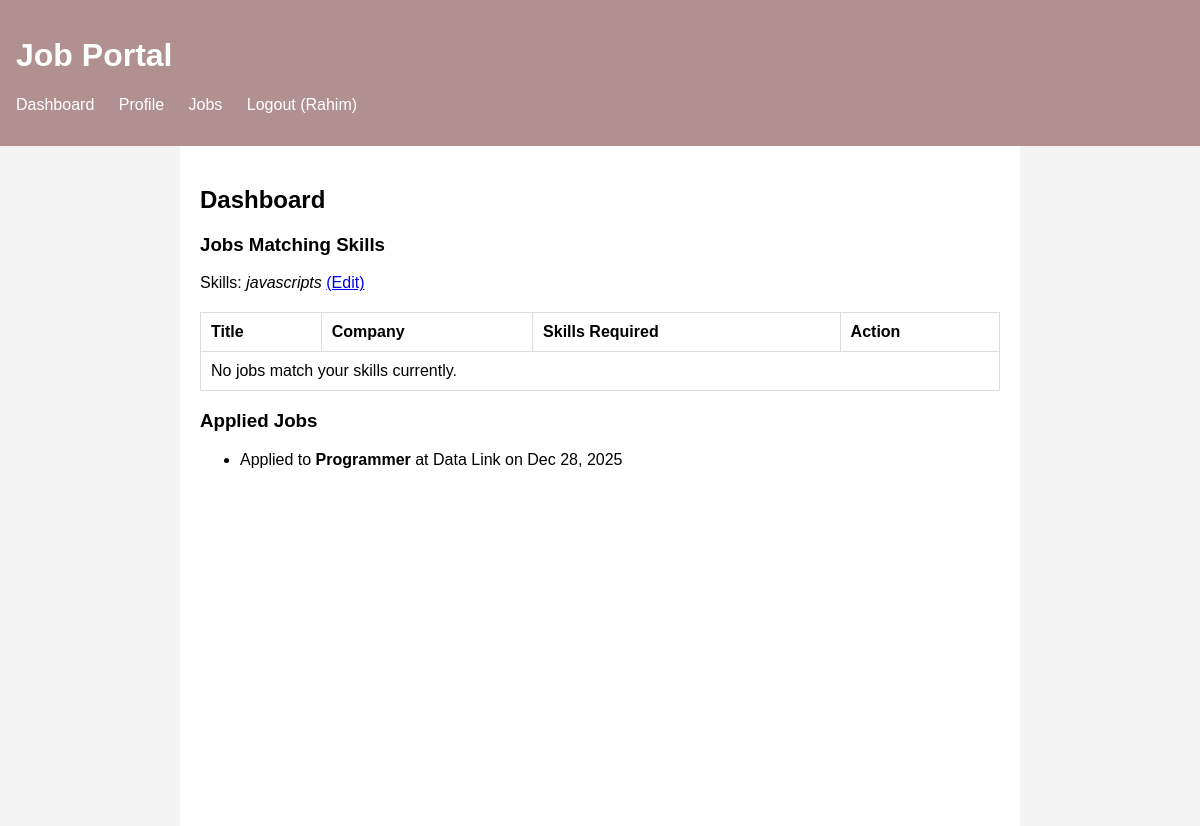
/dashboard/ (signed in), run on the app's committed database.
### jobapp/models.py (models this page shows, shortened)
class CustomUser(AbstractUser):
    user_type = models.CharField(max_length=20, choices=USER_TYPE_CHOICES)
    company_name = models.CharField(max_length=100, blank=True, null=True)
    skills = models.TextField(blank=True, null=True)
    resume = models.FileField(upload_to='resumes/', blank=True, null=True)

class Application(models.Model):
    job = models.ForeignKey(Job, on_delete=models.CASCADE, related_name='applications')
    applicant = models.ForeignKey(settings.AUTH_USER_MODEL, on_delete=models.CASCADE, related_name='applications')
    applied_at = models.DateTimeField(auto_now_add=True)

class Job(models.Model):
    recruiter = models.ForeignKey(settings.AUTH_USER_MODEL, on_delete=models.CASCADE, related_name='jobs')
    title = models.CharField(max_length=100)
    number_of_openings = models.IntegerField()
    category = models.CharField(max_length=100)
    description = models.TextField()
    skills_required = models.TextField()
    created_at = models.DateTimeField(auto_now_add=True)

### jobapp/views.py (the view)
# urls.py: path('dashboard/', views.dashboard, name='dashboard'),
@login_required
def dashboard(request):
    user = request.user
    context = {}
    if user.user_type == 'recruiter':
        jobs_posted = Job.objects.filter(recruiter=user)
        context['jobs_posted'] = jobs_posted
    else:
        user_skills = [s.strip().lower() for s in (user.skills or "").split(',') if s.strip()]
        matched_jobs = []
        if user_skills:
            all_jobs = Job.objects.all()
            for job in all_jobs:
                job_skills = [s.strip().lower() for s in job.skills_required.split(',')]
                if any(skill in job_skills for skill in user_skills):
                    matched_jobs.append(job)
        context['matched_jobs'] = matched_jobs
        context['applied_jobs'] = Application.objects.filter(applicant=user)
    return render(request, 'portal/dashboard.html', context)

### jobapp/templates/portal/dashboard.html
{% extends 'base.html' %}
{% block content %}
<h2>Dashboard</h2>
{% if user.user_type == 'recruiter' %}
    <h3>Posted Jobs</h3>
    <table>
        <thead>
            <tr>
                <th>Title</th>
                <th>Applications</th>
                <th>Date Posted</th>
            </tr>
        </thead>
        <tbody>
            {% for job in jobs_posted %}
            <tr>
                <td>{{ job.title }}</td>
                <td>{{ job.applications.count }}</td>
                <td>{{ job.created_at|date:"M d, Y" }}</td>
            </tr>
            {% empty %}
            <tr><td colspan="3">haven't posted any jobs yet.</td></tr>
            {% endfor %}
        </tbody>
    </table>
    <br>
    <a href="{% url 'add_job' %}" class="btn">Post New Job</a>
{% else %}
    <h3>Jobs Matching Skills</h3>
    <p> Skills: <em>{{ user.skills }}</em> <a href="{% url 'manage_profile' %}">(Edit)</a></p>
    <table>
        <thead>
            <tr>
                <th>Title</th>
                <th>Company</th>
                <th>Skills Required</th>
                <th>Action</th>
            </tr>
        </thead>
        <tbody>
            {% for matched_job in matched_jobs %}
            <tr>
                <td>{{ matched_job.title }}</td>
                <td>{{ matched_job.recruiter.company_name }}</td>
                <td>{{ matched_job.skills_required }}</td>
                <td><a href="{% url 'apply_job' matched_job.id %}" class="btn">Apply</a></td>
            </tr>
            {% empty %}
            <tr><td colspan="4">No jobs match your skills currently.</td></tr>
            {% endfor %}
        </tbody>
    </table>
    <h3>Applied Jobs</h3>
    <ul>
        {% for app in applied_jobs %}
            <li>Applied to <strong>{{ app.job.title }}</strong> at {{ app.job.recruiter.company_name }} on {{ app.applied_at|date:"M d, Y" }}</li>
        {% empty %}
            <li> haven't applied </li>
        {% endfor %}
    </ul>
{% endif %}
{% endblock %}

### jobapp/templates/base.html (shortened to what this page needs)
<!DOCTYPE html>
<html lang="en">
<head>
</head>
<body>
    <header>
        <h1>Job Portal</h1>
        <nav>
            <ul>
                {% if user.is_authenticated %}
                    <li><a href="{% url 'dashboard' %}">Dashboard</a></li>
                    <li><a href="{% url 'manage_profile' %}">Profile</a></li>
                    <li><a href="{% url 'job_list' %}">Jobs</a></li>
                    <li><a href="{% url 'logout' %}">Logout ({{ user.username }})</a></li>
                {% else %}
                    <li><a href="{% url 'login' %}">Login</a></li>
                    <li><a href="{% url 'register' %}">Register</a></li>
                {% endif %}
            </ul>
        </nav>
    </header>
    <main>
        {% block content %}{% endblock %}
    </main>
</body>
</html>

### jobapp/templates/base.html (style rules this page uses)
body { font-family: sans-serif; margin: 0; padding: 0; background-color: #f4f4f4; }
header { background-color: #b19090ff; color: #fff; padding: 1rem; }
nav ul { list-style: none; padding: 0; }
nav ul li { display: inline; margin-right: 20px; }
nav a { color: #fff; text-decoration: none; }
main { padding: 20px; max-width: 800px; margin: auto; background: white; min-height: 80vh; }
table { width: 100%; border-collapse: collapse; margin-top: 20px; }
th, td { padding: 10px; border: 1px solid #ddd; text-align: left; }

### data on the page
CustomUser: username "Rahim", skills "javascripts"
Application: job "Programmer", job.recruiter.company_name "Data Link", applied_at "Dec 28, 2025"
